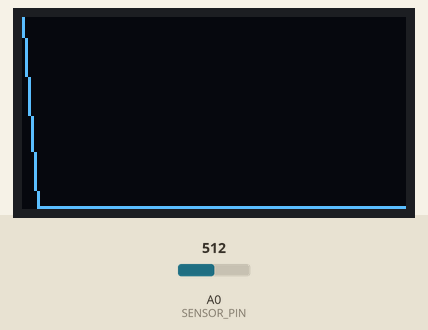
A sketch run on a simulated Arduino Uno, built with avr-gcc and run on an emulated ATmega328P. Parts: 128×64 one-colour display. The test bench sets the inputs (shaded band); at power-on: A0 (SENSOR_PIN) = 512.

Above: at 1.2 s.
1.3 s: A0 (SENSOR_PIN) set to 716
At 1.74 s:
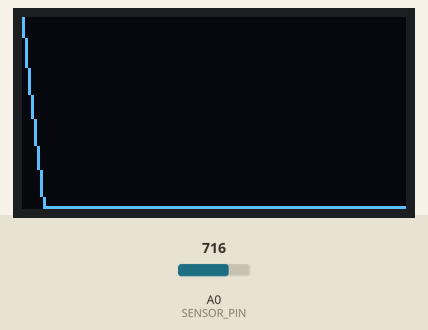
3.1 s: A0 (SENSOR_PIN) set to 900
At 3.59 s:
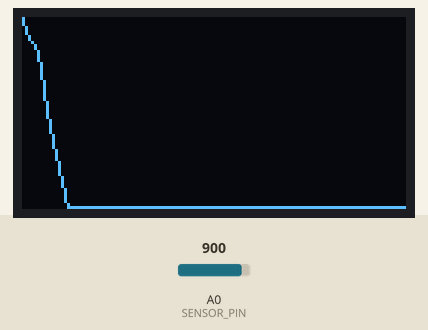
4.9 s: A0 (SENSOR_PIN) set to 1023
At 5.43 s:
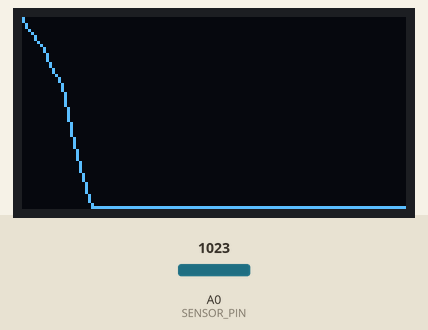
Timing chart, 0 to 7.9 s (numbered marks = the images above; inputs shaded):
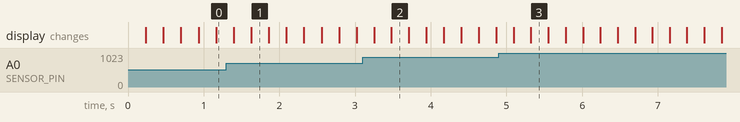

The sketch:

ljussensor.ino
```cpp
#include <U8glib.h>
#include "average.h"
#include "graphData.h"
#include "screen.h"

#define SENSOR_PIN A0
#define SENSOR_DELAY_MS 100

GraphDataArray graphData;

U8GLIB_SSD1306_128X64 u8g(U8G_I2C_OPT_NO_ACK);

void setup() {
  pinMode(SENSOR_PIN, INPUT);

  Serial.begin(9600);
}

void loop() {
  const int reading = analogRead(SENSOR_PIN);
  const int average = advanceGetAverage(reading);
  advanceGraphData(&graphData, average);
  MinMax minMax = getDataMinMax(&graphData);

  writeToScreen(&u8g, &graphData, minMax.min, minMax.max);
}
```

average.cpp
```cpp
#include "average.h"

#define LAST_READINGS_LENGTH 10
int lastReadings[LAST_READINGS_LENGTH];
unsigned int index = 0;

int advanceGetAverage(int reading) {
  lastReadings[index] = reading;

  index++;
  if (index == LAST_READINGS_LENGTH) index = 0;

  unsigned int sum = 0;
  for (int i = 0; i < LAST_READINGS_LENGTH; i++) {
    sum += lastReadings[i];
  }

  const int average = sum / LAST_READINGS_LENGTH;

  return average;
}
```

average.h
```cpp
#ifndef READINGS_H
#define READINGS_H

int advanceGetAverage(int reading);

#endif
```

graphData.cpp
```cpp
#include "screen.h"
#include <Arduino.h>

void advanceGraphData(GraphDataArray* data, int average) {
  for (int i = 1; i < GRAPH_DATA_LENGTH; i++) {
    // Serial.println((*data)[i]);
    (*data)[i - 1] = (*data)[i];
  }

  (*data)[GRAPH_DATA_LENGTH - 1] = average;
}


MinMax getDataMinMax(GraphDataArray* data) {
  int minVal = 1027;
  int maxVal = 0;

  for (int i = 0; i < GRAPH_DATA_LENGTH; i++) {
    const int val = (*data)[i];
    if (val < minVal) {
      minVal = val;
    }

    if (val > maxVal) {
      maxVal = val;
    }
  }

  MinMax minMax;
  minMax.min = minVal;
  minMax.max = maxVal;

  return minMax;
}
```

graphData.h
```cpp
#ifndef GRAPH_DATA_H
#define GRAPH_DATA_H

typedef struct {
  int min;
  int max;
} MinMax;

#define GRAPH_DATA_LENGTH 128
typedef int GraphDataArray[GRAPH_DATA_LENGTH];

void advanceGraphData(GraphDataArray* data, int average);
MinMax getDataMinMax(GraphDataArray* data);

#endif
```

screen.cpp
```cpp
#include "screen.h"
#include <Arduino.h>

void writeToScreen(Screen* screen, GraphDataArray* data, int minVal, int maxVal) {
  screen->firstPage();
  do {
    for (int i = 1; i < GRAPH_DATA_LENGTH; i++) {
      const int yFrom = OLED_HEIGHT - map((*data)[i - 1], minVal, maxVal, 0, OLED_HEIGHT);
      const int yTo = OLED_HEIGHT - map((*data)[i], minVal, maxVal, 0, OLED_HEIGHT);
      screen->drawLine(OLED_WIDTH - i, yTo, OLED_WIDTH - i + 1, yFrom);
    }
  } while (screen->nextPage());
}
```

screen.h
```cpp
#ifndef SCREEN_H
#define SCREEN_H

#include <stdint.h>
#include <U8glib.h>
#include "graphData.h"

#define OLED_WIDTH 127
#define OLED_HEIGHT 63

typedef U8GLIB_SSD1306_128X64 Screen;

void writeToScreen(Screen* screen, GraphDataArray* data, int minVal, int maxVal);

#endif
```
